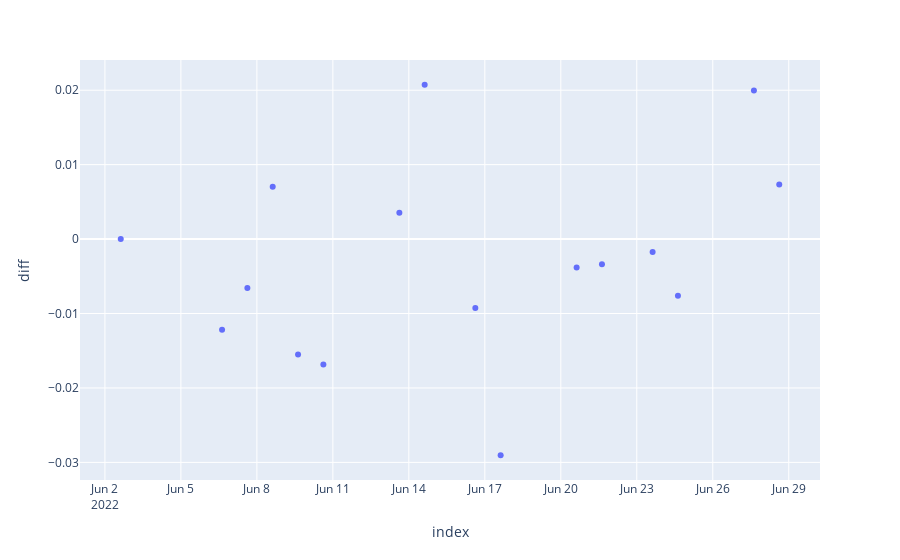

Notebook source saved alongside this figure:
### Code cell
# 所有收盘时刻 diff的分布
import plotly.express as px

tmp_df_signal_close = df_signal[df_signal.index.time==time(15,0,0)]
fig = px.scatter(tmp_df_signal_close.reset_index(),x='index', y='diff',
                # marginal_x="histogram",
                # text=tmp_grid_res['scatter label'].tolist()
                )
fig.show()

### Figure 1 — Plotly figure (JSON) as saved in the notebook; plotly's stock layout.template omitted (floating-point values rounded to 4 significant figures)
{"data": [{"hovertemplate": "index=%{x}<br>diff=%{y}<extra></extra>", "legendgroup": "", "marker": {"color": "#636efa", "symbol": "circle"}, "mode": "markers", "name": "", "orientation": "v", "showlegend": false, "type": "scatter", "x": ["2022-06-02T15:00:00", "2022-06-06T15:00:00", "2022-06-07T15:00:00", "2022-06-08T15:00:00", "2022-06-09T15:00:00", "2022-06-10T15:00:00", "2022-06-13T15:00:00", "2022-06-14T15:00:00", "2022-06-16T15:00:00", "2022-06-17T15:00:00", "2022-06-20T15:00:00", "2022-06-21T15:00:00", "2022-06-23T15:00:00", "2022-06-24T15:00:00", "2022-06-27T15:00:00", "2022-06-28T15:00:00"], "xaxis": "x", "y": [0, -0.01217, -0.006579, 0.00702, -0.01552, -0.01686, 0.003536, 0.02073, -0.009247, -0.02904, -0.003834, -0.00338, -0.001738, -0.007629, 0.01998, 0.007317], "yaxis": "y"}], "layout": {"legend": {"tracegroupgap": 0}, "margin": {"t": 60}, "xaxis": {"anchor": "y", "domain": [0, 1], "title": {"text": "index"}}, "yaxis": {"anchor": "x", "domain": [0, 1], "title": {"text": "diff"}}}}
